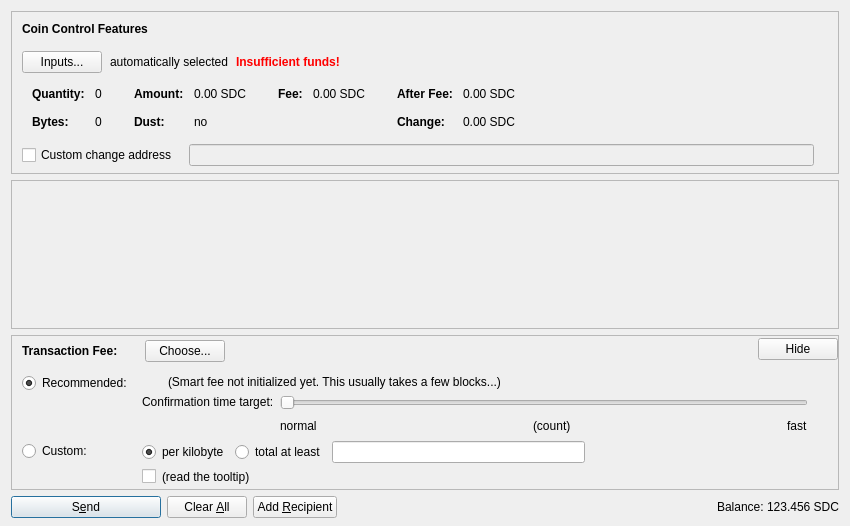
<?xml version="1.0" encoding="UTF-8"?>
<ui version="4.0">
 <class>SendCoinsDialog</class>
 <widget class="QDialog" name="SendCoinsDialog">
  <property name="geometry">
   <rect>
    <x>0</x>
    <y>0</y>
    <width>850</width>
    <height>526</height>
   </rect>
  </property>
  <property name="windowTitle">
   <string>Send Coins</string>
  </property>
  <layout class="QVBoxLayout" name="verticalLayout" stretch="0,1,0,0">
   <property name="bottomMargin">
    <number>8</number>
   </property>
   <item>
    <widget class="QFrame" name="frameCoinControl">
     <property name="sizePolicy">
      <sizepolicy hsizetype="Expanding" vsizetype="Expanding">
       <horstretch>0</horstretch>
       <verstretch>0</verstretch>
      </sizepolicy>
     </property>
     <property name="maximumSize">
      <size>
       <width>16777215</width>
       <height>16777215</height>
      </size>
     </property>
     <property name="frameShape">
      <enum>QFrame::StyledPanel</enum>
     </property>
     <property name="frameShadow">
      <enum>QFrame::Sunken</enum>
     </property>
     <layout class="QVBoxLayout" name="verticalLayoutCoinControl2">
      <property name="spacing">
       <number>0</number>
      </property>
      <property name="leftMargin">
       <number>0</number>
      </property>
      <property name="topMargin">
       <number>0</number>
      </property>
      <property name="rightMargin">
       <number>0</number>
      </property>
      <property name="bottomMargin">
       <number>6</number>
      </property>
      <item>
       <layout class="QVBoxLayout" name="verticalLayoutCoinControl" stretch="0,0,0,0,1">
        <property name="spacing">
         <number>0</number>
        </property>
        <property name="leftMargin">
         <number>10</number>
        </property>
        <property name="topMargin">
         <number>10</number>
        </property>
        <item>
         <layout class="QHBoxLayout" name="horizontalLayoutCoinControl1">
          <property name="bottomMargin">
           <number>15</number>
          </property>
          <item>
           <widget class="QLabel" name="labelCoinControlFeatures">
            <property name="sizePolicy">
             <sizepolicy hsizetype="Preferred" vsizetype="Maximum">
              <horstretch>0</horstretch>
              <verstretch>0</verstretch>
             </sizepolicy>
            </property>
            <property name="font">
             <font>
              <weight>75</weight>
              <bold>true</bold>
             </font>
            </property>
            <property name="styleSheet">
             <string notr="true">font-weight:bold;</string>
            </property>
            <property name="text">
             <string>Coin Control Features</string>
            </property>
           </widget>
          </item>
         </layout>
        </item>
        <item>
         <layout class="QHBoxLayout" name="horizontalLayoutCoinControl2" stretch="0,0,0,0">
          <property name="spacing">
           <number>8</number>
          </property>
          <property name="bottomMargin">
           <number>10</number>
          </property>
          <item>
           <widget class="QPushButton" name="pushButtonCoinControl">
            <property name="styleSheet">
             <string notr="true"/>
            </property>
            <property name="text">
             <string>Inputs...</string>
            </property>
            <property name="autoDefault">
             <bool>false</bool>
            </property>
           </widget>
          </item>
          <item>
           <widget class="QLabel" name="labelCoinControlAutomaticallySelected">
            <property name="text">
             <string>automatically selected</string>
            </property>
            <property name="margin">
             <number>5</number>
            </property>
           </widget>
          </item>
          <item>
           <widget class="QLabel" name="labelCoinControlInsuffFunds">
            <property name="font">
             <font>
              <weight>75</weight>
              <bold>true</bold>
             </font>
            </property>
            <property name="styleSheet">
             <string notr="true">color:red;font-weight:bold;</string>
            </property>
            <property name="text">
             <string>Insufficient funds!</string>
            </property>
            <property name="margin">
             <number>5</number>
            </property>
           </widget>
          </item>
          <item>
           <spacer name="horizontalSpacerCoinControl">
            <property name="orientation">
             <enum>Qt::Horizontal</enum>
            </property>
            <property name="sizeHint" stdset="0">
             <size>
              <width>40</width>
              <height>1</height>
             </size>
            </property>
           </spacer>
          </item>
         </layout>
        </item>
        <item>
         <widget class="QWidget" name="widgetCoinControl" native="true">
          <property name="sizePolicy">
           <sizepolicy hsizetype="Preferred" vsizetype="Preferred">
            <horstretch>0</horstretch>
            <verstretch>0</verstretch>
           </sizepolicy>
          </property>
          <property name="minimumSize">
           <size>
            <width>0</width>
            <height>0</height>
           </size>
          </property>
          <property name="styleSheet">
           <string notr="true"/>
          </property>
          <layout class="QHBoxLayout" name="horizontalLayoutCoinControl5">
           <property name="leftMargin">
            <number>0</number>
           </property>
           <property name="topMargin">
            <number>0</number>
           </property>
           <property name="rightMargin">
            <number>0</number>
           </property>
           <property name="bottomMargin">
            <number>0</number>
           </property>
           <item>
            <layout class="QHBoxLayout" name="horizontalLayoutCoinControl3" stretch="0,0,0,1">
             <property name="spacing">
              <number>20</number>
             </property>
             <property name="topMargin">
              <number>0</number>
             </property>
             <property name="bottomMargin">
              <number>10</number>
             </property>
             <item>
              <layout class="QFormLayout" name="formLayoutCoinControl1">
               <property name="horizontalSpacing">
                <number>10</number>
               </property>
               <property name="verticalSpacing">
                <number>14</number>
               </property>
               <property name="leftMargin">
                <number>10</number>
               </property>
               <property name="topMargin">
                <number>4</number>
               </property>
               <property name="rightMargin">
                <number>6</number>
               </property>
               <item row="0" column="0">
                <widget class="QLabel" name="labelCoinControlQuantityText">
                 <property name="font">
                  <font>
                   <weight>75</weight>
                   <bold>true</bold>
                  </font>
                 </property>
                 <property name="text">
                  <string>Quantity:</string>
                 </property>
                 <property name="margin">
                  <number>0</number>
                 </property>
                </widget>
               </item>
               <item row="0" column="1">
                <widget class="QLabel" name="labelCoinControlQuantity">
                 <property name="cursor">
                  <cursorShape>IBeamCursor</cursorShape>
                 </property>
                 <property name="contextMenuPolicy">
                  <enum>Qt::ActionsContextMenu</enum>
                 </property>
                 <property name="text">
                  <string notr="true">0</string>
                 </property>
                 <property name="margin">
                  <number>0</number>
                 </property>
                 <property name="textInteractionFlags">
                  <set>Qt::LinksAccessibleByMouse|Qt::TextSelectableByKeyboard|Qt::TextSelectableByMouse</set>
                 </property>
                </widget>
               </item>
               <item row="1" column="0">
                <widget class="QLabel" name="labelCoinControlBytesText">
                 <property name="font">
                  <font>
                   <weight>75</weight>
                   <bold>true</bold>
                  </font>
                 </property>
                 <property name="text">
                  <string>Bytes:</string>
                 </property>
                </widget>
               </item>
               <item row="1" column="1">
                <widget class="QLabel" name="labelCoinControlBytes">
                 <property name="cursor">
                  <cursorShape>IBeamCursor</cursorShape>
                 </property>
                 <property name="contextMenuPolicy">
                  <enum>Qt::ActionsContextMenu</enum>
                 </property>
                 <property name="text">
                  <string notr="true">0</string>
                 </property>
                 <property name="textInteractionFlags">
                  <set>Qt::LinksAccessibleByMouse|Qt::TextSelectableByKeyboard|Qt::TextSelectableByMouse</set>
                 </property>
                </widget>
               </item>
              </layout>
             </item>
             <item>
              <layout class="QFormLayout" name="formLayoutCoinControl2">
               <property name="horizontalSpacing">
                <number>10</number>
               </property>
               <property name="verticalSpacing">
                <number>14</number>
               </property>
               <property name="leftMargin">
                <number>6</number>
               </property>
               <property name="topMargin">
                <number>4</number>
               </property>
               <property name="rightMargin">
                <number>6</number>
               </property>
               <item row="0" column="0">
                <widget class="QLabel" name="labelCoinControlAmountText">
                 <property name="font">
                  <font>
                   <weight>75</weight>
                   <bold>true</bold>
                  </font>
                 </property>
                 <property name="text">
                  <string>Amount:</string>
                 </property>
                 <property name="margin">
                  <number>0</number>
                 </property>
                </widget>
               </item>
               <item row="0" column="1">
                <widget class="QLabel" name="labelCoinControlAmount">
                 <property name="cursor">
                  <cursorShape>IBeamCursor</cursorShape>
                 </property>
                 <property name="contextMenuPolicy">
                  <enum>Qt::ActionsContextMenu</enum>
                 </property>
                 <property name="text">
                  <string notr="true">0.00 SDC</string>
                 </property>
                 <property name="textInteractionFlags">
                  <set>Qt::LinksAccessibleByMouse|Qt::TextSelectableByKeyboard|Qt::TextSelectableByMouse</set>
                 </property>
                </widget>
               </item>
               <item row="1" column="0">
                <widget class="QLabel" name="labelCoinControlLowOutputText">
                 <property name="font">
                  <font>
                   <weight>75</weight>
                   <bold>true</bold>
                  </font>
                 </property>
                 <property name="text">
                  <string>Dust:</string>
                 </property>
                </widget>
               </item>
               <item row="1" column="1">
                <widget class="QLabel" name="labelCoinControlLowOutput">
                 <property name="cursor">
                  <cursorShape>IBeamCursor</cursorShape>
                 </property>
                 <property name="contextMenuPolicy">
                  <enum>Qt::ActionsContextMenu</enum>
                 </property>
                 <property name="text">
                  <string notr="true">no</string>
                 </property>
                 <property name="textInteractionFlags">
                  <set>Qt::LinksAccessibleByMouse|Qt::TextSelectableByKeyboard|Qt::TextSelectableByMouse</set>
                 </property>
                </widget>
               </item>
              </layout>
             </item>
             <item>
              <layout class="QFormLayout" name="formLayoutCoinControl3">
               <property name="horizontalSpacing">
                <number>10</number>
               </property>
               <property name="verticalSpacing">
                <number>14</number>
               </property>
               <property name="leftMargin">
                <number>6</number>
               </property>
               <property name="topMargin">
                <number>4</number>
               </property>
               <property name="rightMargin">
                <number>6</number>
               </property>
               <item row="0" column="0">
                <widget class="QLabel" name="labelCoinControlFeeText">
                 <property name="font">
                  <font>
                   <weight>75</weight>
                   <bold>true</bold>
                  </font>
                 </property>
                 <property name="text">
                  <string>Fee:</string>
                 </property>
                 <property name="margin">
                  <number>0</number>
                 </property>
                </widget>
               </item>
               <item row="0" column="1">
                <widget class="QLabel" name="labelCoinControlFee">
                 <property name="cursor">
                  <cursorShape>IBeamCursor</cursorShape>
                 </property>
                 <property name="contextMenuPolicy">
                  <enum>Qt::ActionsContextMenu</enum>
                 </property>
                 <property name="text">
                  <string notr="true">0.00 SDC</string>
                 </property>
                 <property name="textInteractionFlags">
                  <set>Qt::LinksAccessibleByMouse|Qt::TextSelectableByKeyboard|Qt::TextSelectableByMouse</set>
                 </property>
                </widget>
               </item>
              </layout>
             </item>
             <item>
              <layout class="QFormLayout" name="formLayoutCoinControl4">
               <property name="horizontalSpacing">
                <number>10</number>
               </property>
               <property name="verticalSpacing">
                <number>14</number>
               </property>
               <property name="leftMargin">
                <number>6</number>
               </property>
               <property name="topMargin">
                <number>4</number>
               </property>
               <property name="rightMargin">
                <number>6</number>
               </property>
               <item row="0" column="0">
                <widget class="QLabel" name="labelCoinControlAfterFeeText">
                 <property name="font">
                  <font>
                   <weight>75</weight>
                   <bold>true</bold>
                  </font>
                 </property>
                 <property name="text">
                  <string>After Fee:</string>
                 </property>
                 <property name="margin">
                  <number>0</number>
                 </property>
                </widget>
               </item>
               <item row="0" column="1">
                <widget class="QLabel" name="labelCoinControlAfterFee">
                 <property name="cursor">
                  <cursorShape>IBeamCursor</cursorShape>
                 </property>
                 <property name="contextMenuPolicy">
                  <enum>Qt::ActionsContextMenu</enum>
                 </property>
                 <property name="text">
                  <string notr="true">0.00 SDC</string>
                 </property>
                 <property name="textInteractionFlags">
                  <set>Qt::LinksAccessibleByMouse|Qt::TextSelectableByKeyboard|Qt::TextSelectableByMouse</set>
                 </property>
                </widget>
               </item>
               <item row="1" column="0">
                <widget class="QLabel" name="labelCoinControlChangeText">
                 <property name="font">
                  <font>
                   <weight>75</weight>
                   <bold>true</bold>
                  </font>
                 </property>
                 <property name="text">
                  <string>Change:</string>
                 </property>
                </widget>
               </item>
               <item row="1" column="1">
                <widget class="QLabel" name="labelCoinControlChange">
                 <property name="cursor">
                  <cursorShape>IBeamCursor</cursorShape>
                 </property>
                 <property name="contextMenuPolicy">
                  <enum>Qt::ActionsContextMenu</enum>
                 </property>
                 <property name="text">
                  <string notr="true">0.00 SDC</string>
                 </property>
                 <property name="textInteractionFlags">
                  <set>Qt::LinksAccessibleByMouse|Qt::TextSelectableByKeyboard|Qt::TextSelectableByMouse</set>
                 </property>
                </widget>
               </item>
              </layout>
             </item>
            </layout>
           </item>
          </layout>
         </widget>
        </item>
        <item>
         <layout class="QHBoxLayout" name="horizontalLayoutCoinControl4" stretch="0,0,0">
          <property name="spacing">
           <number>12</number>
          </property>
          <property name="sizeConstraint">
           <enum>QLayout::SetDefaultConstraint</enum>
          </property>
          <property name="topMargin">
           <number>5</number>
          </property>
          <property name="rightMargin">
           <number>5</number>
          </property>
          <item>
           <widget class="QCheckBox" name="checkBoxCoinControlChange">
            <property name="toolTip">
             <string>If this is activated, but the change address is empty or invalid, change will be sent to a newly generated address.</string>
            </property>
            <property name="text">
             <string>Custom change address</string>
            </property>
           </widget>
          </item>
          <item>
           <widget class="QValidatedLineEdit" name="lineEditCoinControlChange">
            <property name="enabled">
             <bool>false</bool>
            </property>
            <property name="sizePolicy">
             <sizepolicy hsizetype="Expanding" vsizetype="Fixed">
              <horstretch>0</horstretch>
              <verstretch>0</verstretch>
             </sizepolicy>
            </property>
           </widget>
          </item>
          <item>
           <widget class="QLabel" name="labelCoinControlChangeLabel">
            <property name="sizePolicy">
             <sizepolicy hsizetype="Preferred" vsizetype="Expanding">
              <horstretch>0</horstretch>
              <verstretch>0</verstretch>
             </sizepolicy>
            </property>
            <property name="minimumSize">
             <size>
              <width>0</width>
              <height>0</height>
             </size>
            </property>
            <property name="text">
             <string/>
            </property>
            <property name="margin">
             <number>3</number>
            </property>
           </widget>
          </item>
         </layout>
        </item>
        <item>
         <spacer name="verticalSpacerCoinControl">
          <property name="orientation">
           <enum>Qt::Vertical</enum>
          </property>
          <property name="sizeHint" stdset="0">
           <size>
            <width>800</width>
            <height>1</height>
           </size>
          </property>
         </spacer>
        </item>
       </layout>
      </item>
     </layout>
    </widget>
   </item>
   <item>
    <widget class="QScrollArea" name="scrollArea">
     <property name="widgetResizable">
      <bool>true</bool>
     </property>
     <widget class="QWidget" name="scrollAreaWidgetContents">
      <property name="geometry">
       <rect>
        <x>0</x>
        <y>0</y>
        <width>830</width>
        <height>104</height>
       </rect>
      </property>
      <layout class="QVBoxLayout" name="verticalLayout_2" stretch="0,1">
       <property name="leftMargin">
        <number>0</number>
       </property>
       <property name="topMargin">
        <number>0</number>
       </property>
       <property name="rightMargin">
        <number>0</number>
       </property>
       <property name="bottomMargin">
        <number>0</number>
       </property>
       <item>
        <layout class="QVBoxLayout" name="entries">
         <property name="spacing">
          <number>6</number>
         </property>
        </layout>
       </item>
       <item>
        <spacer name="verticalSpacer">
         <property name="orientation">
          <enum>Qt::Vertical</enum>
         </property>
         <property name="sizeHint" stdset="0">
          <size>
           <width>20</width>
           <height>40</height>
          </size>
         </property>
        </spacer>
       </item>
      </layout>
     </widget>
    </widget>
   </item>
   <item>
    <widget class="QFrame" name="frameFee">
     <property name="sizePolicy">
      <sizepolicy hsizetype="Expanding" vsizetype="Expanding">
       <horstretch>0</horstretch>
       <verstretch>0</verstretch>
      </sizepolicy>
     </property>
     <property name="maximumSize">
      <size>
       <width>16777215</width>
       <height>16777215</height>
      </size>
     </property>
     <property name="frameShape">
      <enum>QFrame::StyledPanel</enum>
     </property>
     <property name="frameShadow">
      <enum>QFrame::Sunken</enum>
     </property>
     <layout class="QVBoxLayout" name="verticalLayoutFee1">
      <property name="spacing">
       <number>0</number>
      </property>
      <property name="leftMargin">
       <number>0</number>
      </property>
      <property name="topMargin">
       <number>0</number>
      </property>
      <property name="rightMargin">
       <number>0</number>
      </property>
      <property name="bottomMargin">
       <number>0</number>
      </property>
      <item>
       <layout class="QVBoxLayout" name="verticalLayoutFee2" stretch="0,0,0">
        <property name="spacing">
         <number>0</number>
        </property>
        <property name="leftMargin">
         <number>10</number>
        </property>
        <property name="topMargin">
         <number>0</number>
        </property>
        <item>
         <layout class="QHBoxLayout" name="horizontalLayoutFee1">
          <property name="bottomMargin">
           <number>0</number>
          </property>
          <item>
           <layout class="QVBoxLayout" name="verticalLayoutFee7">
            <property name="spacing">
             <number>0</number>
            </property>
            <item>
             <spacer name="verticalSpacerSmartFee">
              <property name="orientation">
               <enum>Qt::Vertical</enum>
              </property>
              <property name="sizeType">
               <enum>QSizePolicy::Fixed</enum>
              </property>
              <property name="sizeHint" stdset="0">
               <size>
                <width>1</width>
                <height>4</height>
               </size>
              </property>
             </spacer>
            </item>
            <item>
             <layout class="QHBoxLayout" name="horizontalLayoutSmartFee">
              <property name="spacing">
               <number>10</number>
              </property>
              <item>
               <widget class="QLabel" name="labelFeeHeadline">
                <property name="sizePolicy">
                 <sizepolicy hsizetype="Preferred" vsizetype="Maximum">
                  <horstretch>0</horstretch>
                  <verstretch>0</verstretch>
                 </sizepolicy>
                </property>
                <property name="font">
                 <font>
                  <weight>75</weight>
                  <bold>true</bold>
                 </font>
                </property>
                <property name="styleSheet">
                 <string notr="true">font-weight:bold;</string>
                </property>
                <property name="text">
                 <string>Transaction Fee:</string>
                </property>
               </widget>
              </item>
              <item>
               <widget class="QLabel" name="labelFeeMinimized">
                <property name="text">
                 <string/>
                </property>
               </widget>
              </item>
              <item>
               <widget class="QPushButton" name="buttonChooseFee">
                <property name="text">
                 <string>Choose...</string>
                </property>
               </widget>
              </item>
             </layout>
            </item>
            <item>
             <spacer name="verticalSpacer_5">
              <property name="orientation">
               <enum>Qt::Vertical</enum>
              </property>
              <property name="sizeHint" stdset="0">
               <size>
                <width>1</width>
                <height>1</height>
               </size>
              </property>
             </spacer>
            </item>
           </layout>
          </item>
          <item>
           <spacer name="horizontalSpacer_4">
            <property name="orientation">
             <enum>Qt::Horizontal</enum>
            </property>
            <property name="sizeHint" stdset="0">
             <size>
              <width>40</width>
              <height>20</height>
             </size>
            </property>
           </spacer>
          </item>
          <item>
           <widget class="QPushButton" name="buttonMinimizeFee">
            <property name="toolTip">
             <string>collapse fee-settings</string>
            </property>
            <property name="text">
             <string>Hide</string>
            </property>
           </widget>
          </item>
         </layout>
        </item>
        <item>
         <widget class="QFrame" name="frameFeeSelection">
          <layout class="QVBoxLayout" name="verticalLayoutFee12">
           <property name="spacing">
            <number>0</number>
           </property>
           <property name="leftMargin">
            <number>0</number>
           </property>
           <property name="topMargin">
            <number>0</number>
           </property>
           <property name="rightMargin">
            <number>0</number>
           </property>
           <property name="bottomMargin">
            <number>0</number>
           </property>
           <item>
            <layout class="QGridLayout" name="gridLayoutFee">
             <property name="topMargin">
              <number>10</number>
             </property>
             <property name="bottomMargin">
              <number>4</number>
             </property>
             <property name="horizontalSpacing">
              <number>10</number>
             </property>
             <property name="verticalSpacing">
              <number>4</number>
             </property>
             <item row="1" column="1">
              <layout class="QVBoxLayout" name="verticalLayoutFee8">
               <property name="spacing">
                <number>6</number>
               </property>
               <item>
                <layout class="QHBoxLayout" name="horizontalLayoutFee13">
                 <item>
                  <widget class="QRadioButton" name="radioCustomPerKilobyte">
                   <property name="toolTip">
                    <string>If the custom fee is set to 1000 satoshis and the transaction is only 250 bytes, then &quot;per kilobyte&quot; only pays 250 satoshis in fee, while &quot;total at least&quot; pays 1000 satoshis. For transactions bigger than a kilobyte both pay by kilobyte.</string>
                   </property>
                   <property name="text">
                    <string>per kilobyte</string>
                   </property>
                   <property name="checked">
                    <bool>true</bool>
                   </property>
                   <attribute name="buttonGroup">
                    <string notr="true">groupCustomFee</string>
                   </attribute>
                  </widget>
                 </item>
                 <item>
                  <widget class="QRadioButton" name="radioCustomAtLeast">
                   <property name="toolTip">
                    <string>If the custom fee is set to 1000 satoshis and the transaction is only 250 bytes, then &quot;per kilobyte&quot; only pays 250 satoshis in fee, while &quot;total at least&quot; pays 1000 satoshis. For transactions bigger than a kilobyte both pay by kilobyte.</string>
                   </property>
                   <property name="text">
                    <string>total at least</string>
                   </property>
                   <attribute name="buttonGroup">
                    <string notr="true">groupCustomFee</string>
                   </attribute>
                  </widget>
                 </item>
                 <item>
                  <widget class="BitcoinAmountField" name="customFee"/>
                 </item>
                 <item>
                  <spacer name="horizontalSpacer_6">
                   <property name="orientation">
                    <enum>Qt::Horizontal</enum>
                   </property>
                   <property name="sizeHint" stdset="0">
                    <size>
                     <width>1</width>
                     <height>1</height>
                    </size>
                   </property>
                  </spacer>
                 </item>
                </layout>
               </item>
               <item>
                <layout class="QHBoxLayout" name="horizontalLayoutFee8">
                 <item>
                  <widget class="QCheckBox" name="checkBoxMinimumFee">
                   <property name="toolTip">
                    <string>Paying only the minimum fee is just fine as long as there is less transaction volume than space in the blocks. But be aware that this can end up in a never confirming transaction once there is more demand for superdigitalcoin transactions than the network can process.</string>
                   </property>
                   <property name="text">
                    <string/>
                   </property>
                  </widget>
                 </item>
                 <item>
                  <widget class="QLabel" name="labelMinFeeWarning">
                   <property name="enabled">
                    <bool>true</bool>
                   </property>
                   <property name="toolTip">
                    <string>Paying only the minimum fee is just fine as long as there is less transaction volume than space in the blocks. But be aware that this can end up in a never confirming transaction once there is more demand for superdigitalcoin transactions than the network can process.</string>
                   </property>
                   <property name="text">
                    <string>(read the tooltip)</string>
                   </property>
                   <property name="margin">
                    <number>5</number>
                   </property>
                  </widget>
                 </item>
                 <item>
                  <spacer name="horizontalSpacer_2">
                   <property name="orientation">
                    <enum>Qt::Horizontal</enum>
                   </property>
                   <property name="sizeHint" stdset="0">
                    <size>
                     <width>1</width>
                     <height>1</height>
                    </size>
                   </property>
                  </spacer>
                 </item>
                </layout>
               </item>
              </layout>
             </item>
             <item row="0" column="0">
              <layout class="QVBoxLayout" name="verticalLayoutFee4" stretch="0,1">
               <item>
                <widget class="QRadioButton" name="radioSmartFee">
                 <property name="text">
                  <string>Recommended:</string>
                 </property>
                 <property name="checked">
                  <bool>true</bool>
                 </property>
                 <attribute name="buttonGroup">
                  <string notr="true">groupFee</string>
                 </attribute>
                </widget>
               </item>
               <item>
                <spacer name="verticalSpacer_2">
                 <property name="orientation">
                  <enum>Qt::Vertical</enum>
                 </property>
                 <property name="sizeHint" stdset="0">
                  <size>
                   <width>1</width>
                   <height>1</height>
                  </size>
                 </property>
                </spacer>
               </item>
              </layout>
             </item>
             <item row="1" column="0">
              <layout class="QVBoxLayout" name="verticalLayoutFee9" stretch="0,1">
               <item>
                <widget class="QRadioButton" name="radioCustomFee">
                 <property name="text">
                  <string>Custom:</string>
                 </property>
                 <attribute name="buttonGroup">
                  <string notr="true">groupFee</string>
                 </attribute>
                </widget>
               </item>
               <item>
                <spacer name="verticalSpacer_6">
                 <property name="orientation">
                  <enum>Qt::Vertical</enum>
                 </property>
                 <property name="sizeHint" stdset="0">
                  <size>
                   <width>1</width>
                   <height>1</height>
                  </size>
                 </property>
                </spacer>
               </item>
              </layout>
             </item>
             <item row="0" column="1">
              <layout class="QVBoxLayout" name="verticalLayoutFee3" stretch="0,0,1">
               <property name="spacing">
                <number>6</number>
               </property>
               <property name="topMargin">
                <number>2</number>
               </property>
               <item>
                <layout class="QHBoxLayout" name="horizontalLayoutFee12">
                 <item>
                  <widget class="QLabel" name="labelSmartFee">
                   <property name="text">
                    <string/>
                   </property>
                   <property name="margin">
                    <number>2</number>
                   </property>
                  </widget>
                 </item>
                 <item>
                  <widget class="QLabel" name="labelFeeEstimation">
                   <property name="text">
                    <string/>
                   </property>
                  </widget>
                 </item>
                 <item>
                  <widget class="QLabel" name="labelSmartFee2">
                   <property name="text">
                    <string>(Smart fee not initialized yet. This usually takes a few blocks...)</string>
                   </property>
                   <property name="margin">
                    <number>2</number>
                   </property>
                  </widget>
                 </item>
                 <item>
                  <spacer name="horizontalSpacer_5">
                   <property name="orientation">
                    <enum>Qt::Horizontal</enum>
                   </property>
                   <property name="sizeHint" stdset="0">
                    <size>
                     <width>1</width>
                     <height>1</height>
                    </size>
                   </property>
                  </spacer>
                 </item>
                </layout>
               </item>
               <item>
                <layout class="QHBoxLayout" name="horizontalLayoutFee9">
                 <item>
                  <layout class="QVBoxLayout" name="verticalLayoutFee6">
                   <item>
                    <widget class="QLabel" name="labelSmartFee3">
                     <property name="text">
                      <string>Confirmation time target:</string>
                     </property>
                     <property name="margin">
                      <number>2</number>
                     </property>
                    </widget>
                   </item>
                   <item>
                    <spacer name="verticalSpacer_3">
                     <property name="orientation">
                      <enum>Qt::Vertical</enum>
                     </property>
                     <property name="sizeHint" stdset="0">
                      <size>
                       <width>1</width>
                       <height>1</height>
                      </size>
                     </property>
                    </spacer>
                   </item>
                  </layout>
                 </item>
                 <item>
                  <layout class="QVBoxLayout" name="verticalLayoutFee5">
                   <property name="rightMargin">
                    <number>30</number>
                   </property>
                   <item>
                    <widget class="QSlider" name="sliderSmartFee">
                     <property name="minimum">
                      <number>0</number>
                     </property>
                     <property name="maximum">
                      <number>23</number>
                     </property>
                     <property name="pageStep">
                      <number>1</number>
                     </property>
                     <property name="value">
                      <number>0</number>
                     </property>
                     <property name="orientation">
                      <enum>Qt::Horizontal</enum>
                     </property>
                     <property name="invertedAppearance">
                      <bool>false</bool>
                     </property>
                     <property name="invertedControls">
                      <bool>false</bool>
                     </property>
                     <property name="tickPosition">
                      <enum>QSlider::NoTicks</enum>
                     </property>
                    </widget>
                   </item>
                   <item>
                    <layout class="QHBoxLayout" name="horizontalLayoutFee10">
                     <item>
                      <widget class="QLabel" name="labelSmartFeeNormal">
                       <property name="text">
                        <string>normal</string>
                       </property>
                      </widget>
                     </item>
                     <item>
                      <spacer name="horizontalSpacer_7">
                       <property name="orientation">
                        <enum>Qt::Horizontal</enum>
                       </property>
                       <property name="sizeHint" stdset="0">
                        <size>
                         <width>40</width>
                         <height>20</height>
                        </size>
                       </property>
                      </spacer>
                     </item>
                     <item>
                      <widget class="QLabel" name="confirmationTargetLabel">
                       <property name="text">
                        <string notr="true">(count)</string>
                       </property>
                      </widget>
                     </item>
                     <item>
                      <spacer name="horizontalSpacer_3">
                       <property name="orientation">
                        <enum>Qt::Horizontal</enum>
                       </property>
                       <property name="sizeHint" stdset="0">
                        <size>
                         <width>40</width>
                         <height>20</height>
                        </size>
                       </property>
                      </spacer>
                     </item>
                     <item>
                      <widget class="QLabel" name="labelSmartFeeFast">
                       <property name="text">
                        <string>fast</string>
                       </property>
                      </widget>
                     </item>
                    </layout>
                   </item>
                  </layout>
                 </item>
                </layout>
               </item>
               <item>
                <spacer name="verticalSpacer_4">
                 <property name="orientation">
                  <enum>Qt::Vertical</enum>
                 </property>
                 <property name="sizeHint" stdset="0">
                  <size>
                   <width>1</width>
                   <height>1</height>
                  </size>
                 </property>
                </spacer>
               </item>
              </layout>
             </item>
            </layout>
           </item>
          </layout>
         </widget>
        </item>
        <item>
         <spacer name="verticalSpacerFee">
          <property name="orientation">
           <enum>Qt::Vertical</enum>
          </property>
          <property name="sizeHint" stdset="0">
           <size>
            <width>800</width>
            <height>1</height>
           </size>
          </property>
         </spacer>
        </item>
       </layout>
      </item>
     </layout>
    </widget>
   </item>
   <item>
    <layout class="QHBoxLayout" name="horizontalLayout">
     <item>
      <widget class="QPushButton" name="sendButton">
       <property name="minimumSize">
        <size>
         <width>150</width>
         <height>0</height>
        </size>
       </property>
       <property name="toolTip">
        <string>Confirm the send action</string>
       </property>
       <property name="text">
        <string>S&amp;end</string>
       </property>
       <property name="icon">
        <iconset resource="../bitcoin.qrc">
         <normaloff>:/icons/send</normaloff>:/icons/send</iconset>
       </property>
       <property name="autoDefault">
        <bool>false</bool>
       </property>
       <property name="default">
        <bool>true</bool>
       </property>
      </widget>
     </item>
     <item>
      <widget class="QPushButton" name="clearButton">
       <property name="sizePolicy">
        <sizepolicy hsizetype="Minimum" vsizetype="Fixed">
         <horstretch>0</horstretch>
         <verstretch>0</verstretch>
        </sizepolicy>
       </property>
       <property name="toolTip">
        <string>Clear all fields of the form.</string>
       </property>
       <property name="text">
        <string>Clear &amp;All</string>
       </property>
       <property name="icon">
        <iconset resource="../bitcoin.qrc">
         <normaloff>:/icons/remove</normaloff>:/icons/remove</iconset>
       </property>
       <property name="autoDefault">
        <bool>false</bool>
       </property>
      </widget>
     </item>
     <item>
      <widget class="QPushButton" name="addButton">
       <property name="toolTip">
        <string>Send to multiple recipients at once</string>
       </property>
       <property name="text">
        <string>Add &amp;Recipient</string>
       </property>
       <property name="icon">
        <iconset resource="../bitcoin.qrc">
         <normaloff>:/icons/add</normaloff>:/icons/add</iconset>
       </property>
       <property name="autoDefault">
        <bool>false</bool>
       </property>
      </widget>
     </item>
     <item>
      <spacer name="horizontalSpacer">
       <property name="orientation">
        <enum>Qt::Horizontal</enum>
       </property>
       <property name="sizeHint" stdset="0">
        <size>
         <width>40</width>
         <height>20</height>
        </size>
       </property>
      </spacer>
     </item>
     <item>
      <layout class="QHBoxLayout" name="horizontalLayout_2">
       <property name="spacing">
        <number>3</number>
       </property>
       <item>
        <widget class="QLabel" name="label">
         <property name="sizePolicy">
          <sizepolicy hsizetype="Preferred" vsizetype="Fixed">
           <horstretch>0</horstretch>
           <verstretch>0</verstretch>
          </sizepolicy>
         </property>
         <property name="text">
          <string>Balance:</string>
         </property>
        </widget>
       </item>
       <item>
        <widget class="QLabel" name="labelBalance">
         <property name="sizePolicy">
          <sizepolicy hsizetype="Preferred" vsizetype="Fixed">
           <horstretch>0</horstretch>
           <verstretch>0</verstretch>
          </sizepolicy>
         </property>
         <property name="cursor">
          <cursorShape>IBeamCursor</cursorShape>
         </property>
         <property name="text">
          <string notr="true">123.456 SDC</string>
         </property>
         <property name="textInteractionFlags">
          <set>Qt::LinksAccessibleByMouse|Qt::TextSelectableByKeyboard|Qt::TextSelectableByMouse</set>
         </property>
        </widget>
       </item>
      </layout>
     </item>
    </layout>
   </item>
  </layout>
 </widget>
 <customwidgets>
  <customwidget>
   <class>QValidatedLineEdit</class>
   <extends>QLineEdit</extends>
   <header>qvalidatedlineedit.h</header>
  </customwidget>
  <customwidget>
   <class>BitcoinAmountField</class>
   <extends>QLineEdit</extends>
   <header>bitcoinamountfield.h</header>
   <container>1</container>
  </customwidget>
 </customwidgets>
 <resources>
  <include location="../bitcoin.qrc"/>
 </resources>
 <connections/>
 <buttongroups>
  <buttongroup name="groupFee"/>
  <buttongroup name="groupCustomFee"/>
 </buttongroups>
</ui>
